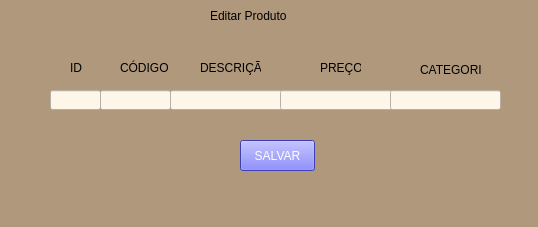
<?xml version="1.0" encoding="UTF-8"?>
<ui version="4.0">
 <class>MainWindow</class>
 <widget class="QMainWindow" name="MainWindow">
  <property name="geometry">
   <rect>
    <x>0</x>
    <y>0</y>
    <width>538</width>
    <height>227</height>
   </rect>
  </property>
  <property name="windowTitle">
   <string>MainWindow</string>
  </property>
  <property name="styleSheet">
   <string notr="true">background-color: rgb(176, 152, 124);</string>
  </property>
  <widget class="QWidget" name="centralwidget">
   <widget class="QLabel" name="label">
    <property name="geometry">
     <rect>
      <x>210</x>
      <y>0</y>
      <width>161</width>
      <height>31</height>
     </rect>
    </property>
    <property name="styleSheet">
     <string notr="true">font: 18pt &quot;MS Shell Dlg 2&quot;;</string>
    </property>
    <property name="text">
     <string>Editar Produto</string>
    </property>
   </widget>
   <widget class="QLineEdit" name="lineEdit">
    <property name="geometry">
     <rect>
      <x>50</x>
      <y>90</y>
      <width>51</width>
      <height>20</height>
     </rect>
    </property>
    <property name="styleSheet">
     <string notr="true">background-color: rgb(255, 246, 234);</string>
    </property>
   </widget>
   <widget class="QLineEdit" name="lineEdit_2">
    <property name="geometry">
     <rect>
      <x>100</x>
      <y>90</y>
      <width>71</width>
      <height>20</height>
     </rect>
    </property>
    <property name="styleSheet">
     <string notr="true">background-color: rgb(255, 246, 234);</string>
    </property>
   </widget>
   <widget class="QLineEdit" name="lineEdit_3">
    <property name="geometry">
     <rect>
      <x>170</x>
      <y>90</y>
      <width>113</width>
      <height>20</height>
     </rect>
    </property>
    <property name="styleSheet">
     <string notr="true">background-color: rgb(255, 246, 234);</string>
    </property>
   </widget>
   <widget class="QLineEdit" name="lineEdit_4">
    <property name="geometry">
     <rect>
      <x>280</x>
      <y>90</y>
      <width>113</width>
      <height>20</height>
     </rect>
    </property>
    <property name="styleSheet">
     <string notr="true">background-color: rgb(255, 246, 234);</string>
    </property>
   </widget>
   <widget class="QLineEdit" name="lineEdit_5">
    <property name="geometry">
     <rect>
      <x>390</x>
      <y>90</y>
      <width>111</width>
      <height>20</height>
     </rect>
    </property>
    <property name="styleSheet">
     <string notr="true">background-color: rgb(255, 246, 234);</string>
    </property>
   </widget>
   <widget class="QLabel" name="label_2">
    <property name="geometry">
     <rect>
      <x>70</x>
      <y>60</y>
      <width>16</width>
      <height>16</height>
     </rect>
    </property>
    <property name="styleSheet">
     <string notr="true">font: 75 8pt &quot;MS Shell Dlg 2&quot;;</string>
    </property>
    <property name="text">
     <string>ID</string>
    </property>
   </widget>
   <widget class="QLabel" name="label_3">
    <property name="geometry">
     <rect>
      <x>120</x>
      <y>60</y>
      <width>51</width>
      <height>16</height>
     </rect>
    </property>
    <property name="text">
     <string>CÓDIGO</string>
    </property>
   </widget>
   <widget class="QLabel" name="label_4">
    <property name="geometry">
     <rect>
      <x>200</x>
      <y>60</y>
      <width>61</width>
      <height>16</height>
     </rect>
    </property>
    <property name="text">
     <string>DESCRIÇÃO</string>
    </property>
   </widget>
   <widget class="QLabel" name="label_5">
    <property name="geometry">
     <rect>
      <x>320</x>
      <y>60</y>
      <width>41</width>
      <height>16</height>
     </rect>
    </property>
    <property name="text">
     <string>PREÇO</string>
    </property>
   </widget>
   <widget class="QPushButton" name="pushButton">
    <property name="geometry">
     <rect>
      <x>240</x>
      <y>140</y>
      <width>75</width>
      <height>31</height>
     </rect>
    </property>
    <property name="styleSheet">
     <string notr="true">background-color: rgb(85, 85, 255);
color: rgb(255, 255, 255);</string>
    </property>
    <property name="text">
     <string>SALVAR</string>
    </property>
   </widget>
   <widget class="QLabel" name="label_6">
    <property name="geometry">
     <rect>
      <x>420</x>
      <y>60</y>
      <width>61</width>
      <height>20</height>
     </rect>
    </property>
    <property name="text">
     <string>CATEGORIA</string>
    </property>
   </widget>
  </widget>
  <widget class="QMenuBar" name="menubar">
   <property name="geometry">
    <rect>
     <x>0</x>
     <y>0</y>
     <width>538</width>
     <height>21</height>
    </rect>
   </property>
  </widget>
  <widget class="QStatusBar" name="statusbar"/>
 </widget>
 <resources/>
 <connections/>
</ui>
